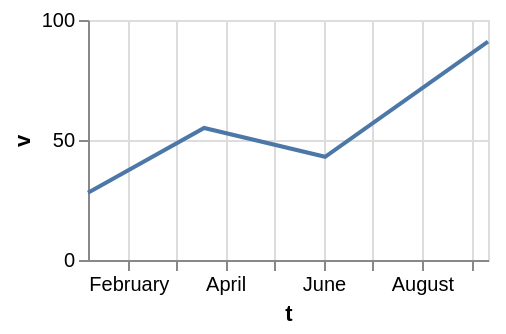

Express this chart as Vega-Lite.
### Vega-Lite specification from a JSON file in a GitHub repository (floating-point values rounded to 4 significant figures)
{"$schema": "https://vega.github.io/schema/vega-lite/v6.json", "width": 200, "height": 120, "data": {"values": [{"c": "alpha", "v": 28, "w": 3, "t": "2024-01-07"}, {"c": "beta", "v": 55, "w": 7, "t": "2024-03-19"}, {"c": "gamma", "v": 43, "w": 5, "t": "2024-06-02"}, {"c": "delta", "v": 91, "w": 9, "t": "2024-09-11"}]}, "mark": "line", "encoding": {"x": {"field": "t", "type": "temporal", "axis": {"gridColor": "gainsboro"}}, "y": {"field": "v", "type": "quantitative"}}}
